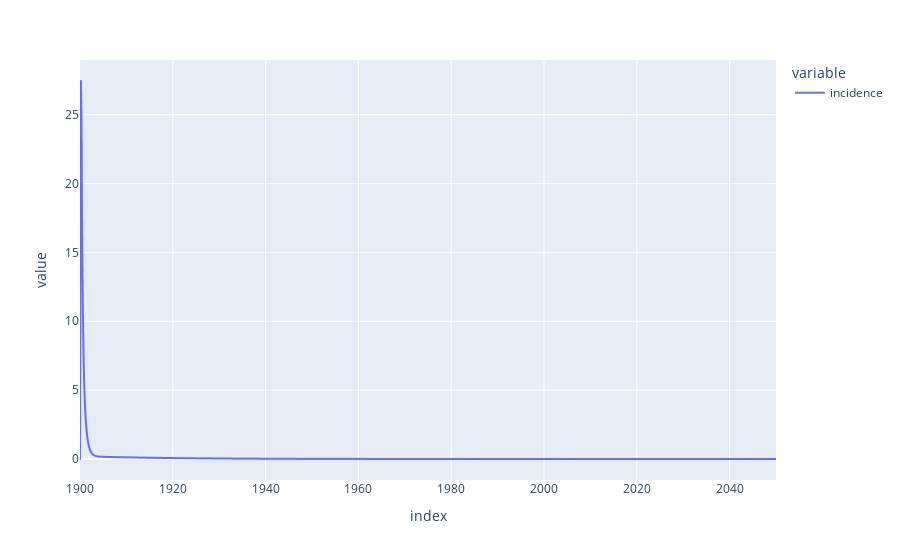

Notebook code cell kept with this figure:
### Code cell
derived_df_0.incidence.plot()

### Figure 1 — Plotly figure (JSON) as saved in the notebook; plotly's stock layout.template omitted (floating-point values rounded to 4 significant figures; data arrays with more than 128 entries replaced by an {"elided": "..."} marker saying what was removed)
{"data": [{"hovertemplate": "variable=incidence<br>index=%{x}<br>value=%{y}<extra></extra>", "legendgroup": "incidence", "line": {"color": "#636efa", "dash": "solid"}, "marker": {"symbol": "circle"}, "mode": "lines", "name": "incidence", "showlegend": true, "type": "scattergl", "x": {"elided": "1501 float values"}, "xaxis": "x", "y": {"elided": "1501 float values"}, "yaxis": "y"}], "layout": {"legend": {"title": {"text": "variable"}, "tracegroupgap": 0}, "margin": {"t": 60}, "xaxis": {"anchor": "y", "domain": [0, 1], "title": {"text": "index"}}, "yaxis": {"anchor": "x", "domain": [0, 1], "title": {"text": "value"}}}}
